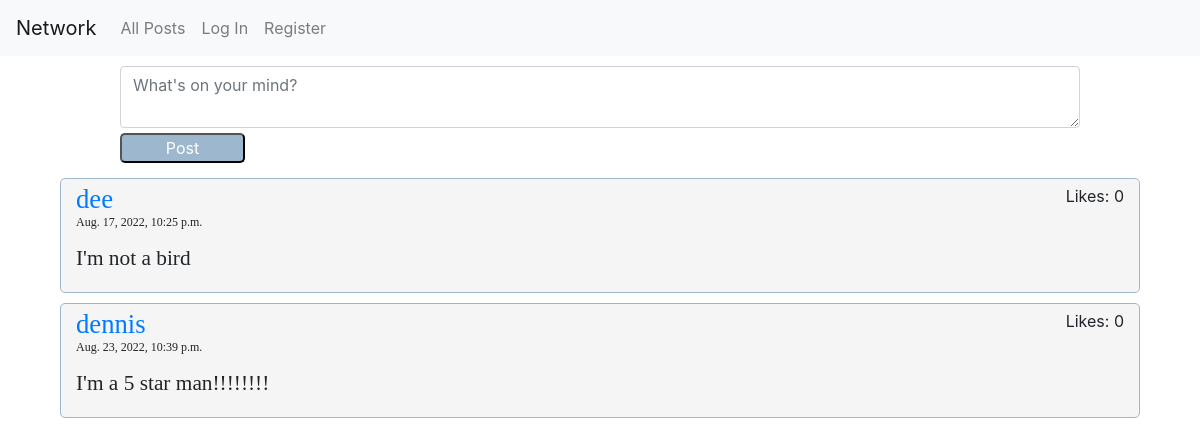
The page / on the database its author committed.
### network/models.py (models this page shows, shortened)
class Posting(models.Model):
    author = models.ForeignKey(User, on_delete=models.CASCADE, related_name='posted_by')
    liked = models.ForeignKey(User, on_delete=models.CASCADE, null=True, related_name='likes')
    timestamp = models.DateTimeField(auto_now_add=True)
    body = models.TextField(blank=True)

class User(AbstractUser):
    following = models.ManyToManyField('self', blank=True, related_name="followers", symmetrical=False)

### network/views.py (the view)
# urls.py: path("", views.index, name="index"),
def index(request):
    postings = Posting.objects.all().order_by('-timestamp')
    postings = Posting.objects.annotate(Count('liked'))
    return render(request, "network/index.html", {"postings": postings})

### network/templates/network/index.html (shortened to what this page needs)
{% extends "network/layout.html" %}
{% load static %}
{% block body %}
    <div class="new-post">
        <textarea class="form-control" id="new-post-text" placeholder="What's on your mind?"></textarea>
        <input type="submit" class="button-style" id="add-post" value="Post">
    </div>
    {% for posting in postings %}
        <div class="post">
            <div>
                <div class="author">
                   <a href= "{% url 'profile' posting.author.username %}">{{posting.author.username}}</a>
                </div>
                <div class="likes">Likes: {{posting.liked__count}}</div>
            </div>
                <p class="timestamp">{{posting.timestamp}}</p>
                <p class="post-content">{{posting.body}}</p>
        </div>
    {% endfor %}
{% endblock %}

### network/static/network/styles.css (style rules this page uses)
.new-post { width: 80%; margin: 10px auto; }
.new-post input { margin: 5px auto; }
.post { width: 90%; margin: 10px auto; background: rgb(245, 245, 245); border-radius: 5px; border: 1px solid rgb(156, 183, 206); padding: 5px 15px; }
.post div { display: flex; justify-content: space-between; }
.author, .follow-number { font: 20pt bold; }
.timestamp { font: 9pt thin; }
.post-content, .follow-text { font: 16pt bold; }
.button-style { margin-top: 20px; border-radius: 5px; background-color:rgb(156, 183, 206); color:white; width: 125px; }

### rows shown on the page
Posting: author.username "dee", liked__count "0", timestamp "Aug. 17, 2022, 10:25 p.m.", body "I'm not a bird"
Posting: author.username "dennis", liked__count "0", timestamp "Aug. 23, 2022, 10:39 p.m.", body "I'm a 5 star man!!!!!!!!"
